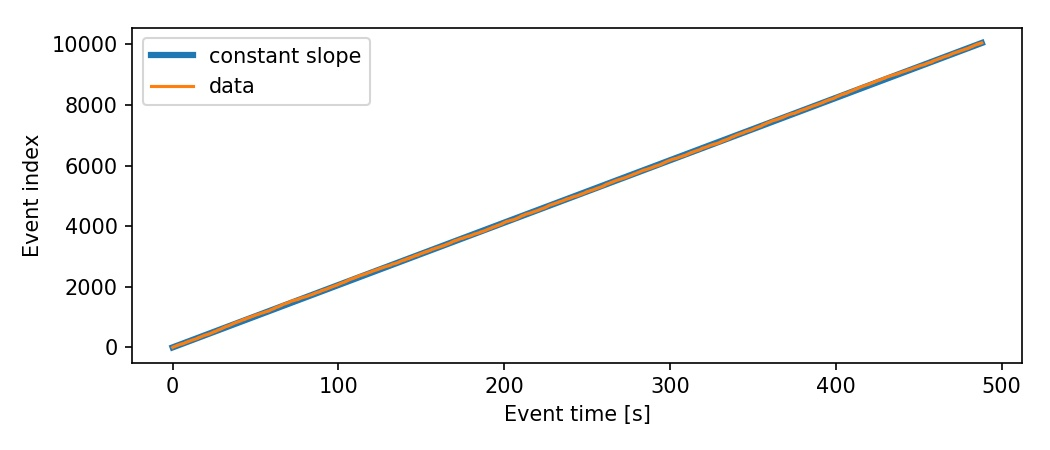

Recreate this plot in Python.
import dclab
import matplotlib.pylab as plt

# dataset
ds = dclab.new_dataset("fluorescence/fluorescence.rtdc")

fig = plt.figure(figsize=(7, 3))

ax1 = plt.subplot()
ax1.plot([ds["time"][0], ds["time"][-1]],
         [ds["index"][0], ds["index"][-1]],
         label="constant slope",
         lw=3)
ax1.plot(ds["time"], ds["index"], label="data")
ax1.set_xlabel(dclab.dfn.get_feature_label("time"))
ax1.set_ylabel(dclab.dfn.get_feature_label("index"))
ax1.legend()

plt.tight_layout()
plt.savefig("qg_countrate.jpg", dpi=150)
plt.show()
